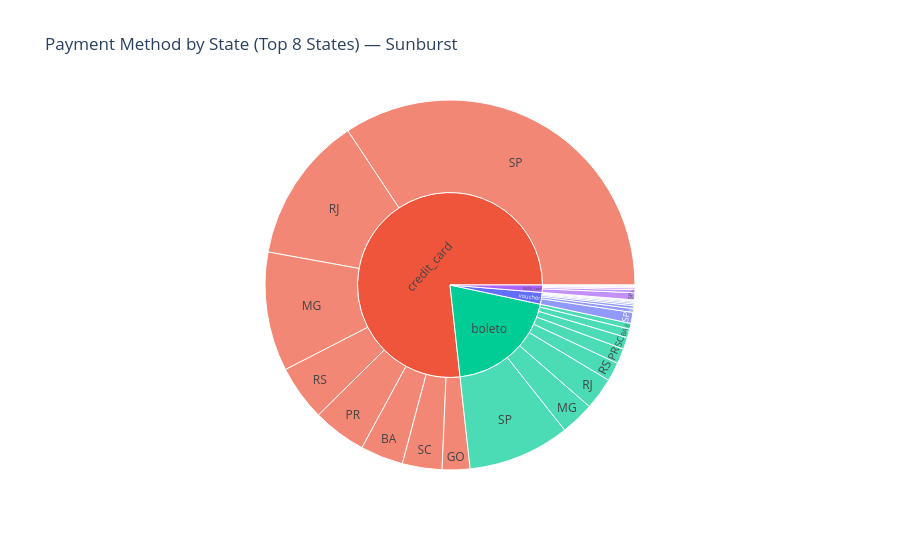

Write notebook code for a chart like this one.
### Markdown cell above
### C.6 Payment Method Sunburst

### Code cell
payment_summary = (
    master
    .groupby(["payment_type", "customer_state"])
    .agg(revenue=("payment_value", "sum"))
    .reset_index()
    .sort_values("revenue", ascending=False)
)

top_states = payment_summary.groupby("customer_state")["revenue"].sum().nlargest(8).index
payment_filtered = payment_summary[payment_summary["customer_state"].isin(top_states)]

fig = px.sunburst(
    payment_filtered,
    path=["payment_type", "customer_state"],
    values="revenue",
    color="payment_type",
    title="Payment Method by State (Top 8 States) — Sunburst",
)
fig.update_layout(height=550)
fig.write_html(OUTPUT_DIR / "payment_sunburst.html")
fig.show()

### Figure 1 — Plotly figure (JSON) as saved in the notebook; plotly's stock layout.template omitted (floating-point values rounded to 4 significant figures)
{"data": [{"branchvalues": "total", "customdata": [["voucher"], ["credit_card"], ["credit_card"], ["voucher"], ["boleto"], ["voucher"], ["credit_card"], ["boleto"], ["debit_card"], ["boleto"], ["debit_card"], ["credit_card"], ["boleto"], ["debit_card"], ["credit_card"], ["voucher"], ["boleto"], ["voucher"], ["debit_card"], ["credit_card"], ["voucher"], ["boleto"], ["debit_card"], ["voucher"], ["debit_card"], ["debit_card"], ["voucher"], ["boleto"], ["credit_card"], ["debit_card"], ["credit_card"], ["boleto"], ["boleto"], ["credit_card"], ["debit_card"], ["voucher"]], "domain": {"x": [0, 1], "y": [0, 1]}, "hovertemplate": "labels=%{label}<br>revenue=%{value}<br>parent=%{parent}<br>id=%{id}<br>payment_type=%{customdata[0]}<extra></extra>", "ids": ["voucher/PR", "credit_card/RJ", "credit_card/PR", "voucher/BA", "boleto/PR", "voucher/MG", "credit_card/MG", "boleto/MG", "debit_card/MG", "boleto/BA", "debit_card/GO", "credit_card/GO", "boleto/GO", "debit_card/BA", "credit_card/BA", "voucher/GO", "boleto/SP", "voucher/SC", "debit_card/SC", "credit_card/RS", "voucher/SP", "boleto/RJ", "debit_card/SP", "voucher/RJ", "debit_card/RJ", "debit_card/RS", "voucher/RS", "boleto/SC", "credit_card/SC", "debit_card/PR", "credit_card/SP", "boleto/RS", "boleto", "credit_card", "debit_card", "voucher"], "labels": ["PR", "RJ", "PR", "BA", "PR", "MG", "MG", "MG", "MG", "BA", "GO", "GO", "GO", "BA", "BA", "GO", "SP", "SC", "SC", "RS", "SP", "RJ", "SP", "RJ", "RJ", "RS", "RS", "SC", "SC", "PR", "SP", "RS", "boleto", "credit_card", "debit_card", "voucher"], "marker": {"colors": ["#636efa", "#EF553B", "#EF553B", "#636efa", "#00cc96", "#636efa", "#EF553B", "#00cc96", "#ab63fa", "#00cc96", "#ab63fa", "#EF553B", "#00cc96", "#ab63fa", "#EF553B", "#636efa", "#00cc96", "#636efa", "#ab63fa", "#EF553B", "#636efa", "#00cc96", "#ab63fa", "#636efa", "#ab63fa", "#ab63fa", "#636efa", "#00cc96", "#EF553B", "#ab63fa", "#EF553B", "#00cc96", "#00cc96", "#EF553B", "#ab63fa", "#636efa"]}, "name": "", "parents": ["voucher", "credit_card", "credit_card", "voucher", "boleto", "voucher", "credit_card", "boleto", "debit_card", "boleto", "debit_card", "credit_card", "boleto", "debit_card", "credit_card", "voucher", "boleto", "voucher", "debit_card", "credit_card", "voucher", "boleto", "debit_card", "voucher", "debit_card", "debit_card", "voucher", "boleto", "credit_card", "debit_card", "credit_card", "boleto", "", "", "", ""], "type": "sunburst", "values": [21610.0, 2135000.0, 781500.0, 16660.0, 221900.0, 40830.0, 1734000.0, 489900.0, 25840.0, 128600.0, 4283.0, 403300.0, 82120.0, 6744.0, 623800.0, 7644.0, 1483000.0, 13310.0, 7978.0, 807600.0, 159300.0, 467300.0, 103800.0, 55230.0, 42250.0, 12480.0, 25660.0, 171800.0, 576100.0, 10970.0, 5711000.0, 272700.0, 3317000.0, 12770000.0, 214400.0, 340200.0]}], "layout": {"height": 550, "legend": {"tracegroupgap": 0}, "title": {"text": "Payment Method by State (Top 8 States) — Sunburst"}}}
